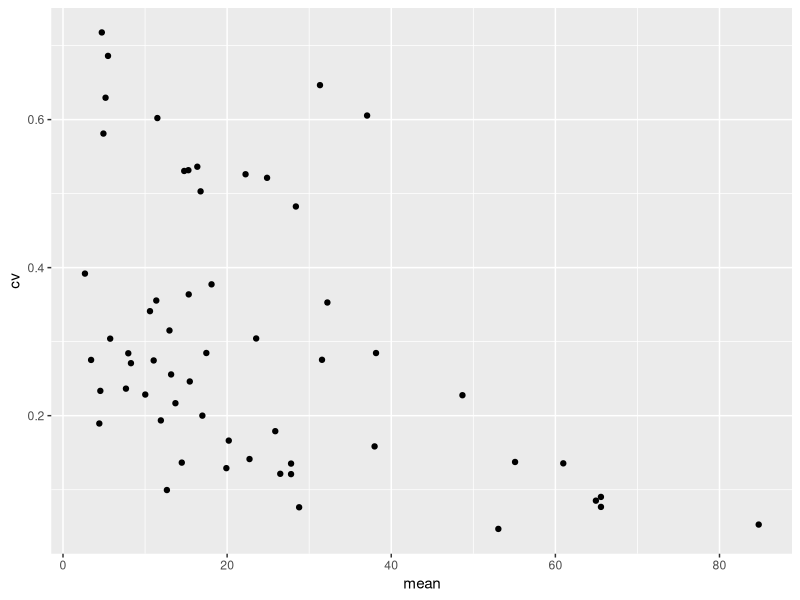
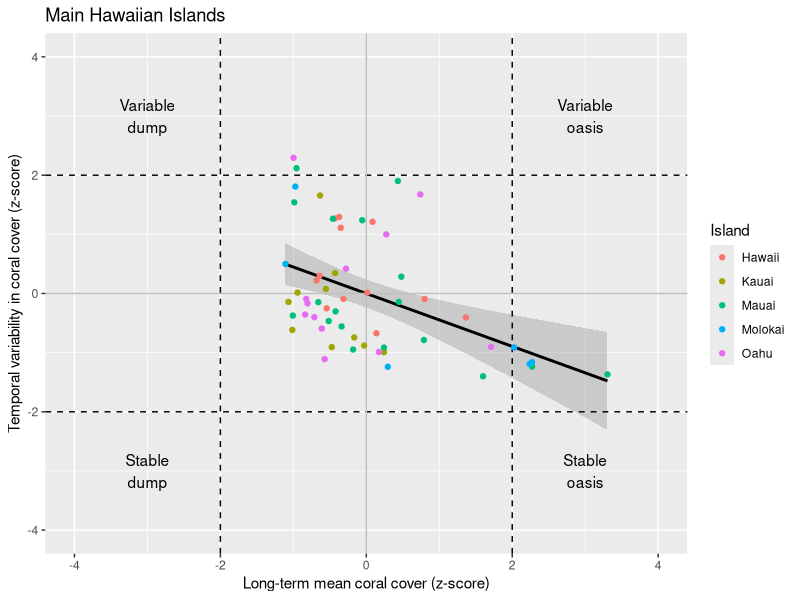

R code for these plots, in order: (Note: this script raises an error after producing the figures.)
################################################################################
##' @title Testing CRAMP
##'
##' @author Robin Elahi
##' @contact elahi.robin@gmail.com
##' @contributor 
##' 
##' @date 2016-11-14
##' 
##' @log Add a log here
################################################################################

rm(list=ls(all=TRUE))

##### LOAD PACKAGES, DATA #####
library(ggplot2)
library(dplyr)
library(readr)
library(lubridate)

dat <- read.csv("data_derived/CRAMP_MHI_corcov.csv", 
                stringsAsFactors = FALSE)
head(dat)
summary(dat)

##### GET LONG-TERM SITE LEVEL MEANS #####

grand_means <- dat %>% group_by(Island, Site) %>% 
  summarise(mean = mean(Stony_coral), 
            sd = sd(Stony_coral), 
            n = n(), 
            cv = sd/mean, 
            stability = 1/cv) %>% ungroup()

grand_means2 <- grand_means %>% 
  mutate(mean_z = scale(mean), 
         cv_z = scale(cv))

summary(grand_means2)

grand_means2 %>% 
  ggplot(aes(mean, cv)) + 
  geom_point()

grand_means2 %>% 
  ggplot(aes(mean_z, cv_z, color = Island)) + 
  geom_smooth(method = "lm", aes(color = NULL), color = "black") + 
  geom_hline(yintercept = 2, linetype = "dashed", color = "black") + 
  geom_vline(xintercept = 2, linetype = "dashed", color = "black") + 
  geom_hline(yintercept = -2, linetype = "dashed", color = "black") + 
  geom_vline(xintercept = -2, linetype = "dashed", color = "black") + 
  geom_hline(yintercept = 0, linetype = "solid", color = "gray") + 
  geom_vline(xintercept = 0, linetype = "solid", color = "gray") + 
  xlab("Long-term mean coral cover (z-score)") + 
  ylab("Temporal variability in coral cover (z-score)") + 
  scale_x_continuous(limits = c(-4, 4)) + 
  scale_y_continuous(limits = c(-4, 4)) + 
  geom_point() +
  annotate("text", x = 3, y = -3, label = "Stable\noasis") + 
  annotate("text", x = 3, y = 3, label = "Variable\noasis") + 
  annotate("text", x = -3, y = -3, label = "Stable\ndump") + 
  annotate("text", x = -3, y = 3, label = "Variable\ndump") + 
  ggtitle("Main Hawaiian Islands") 

ggsave("figures/cramp_var_vs_mean.png", height = 5, width = 5)
  
  
  